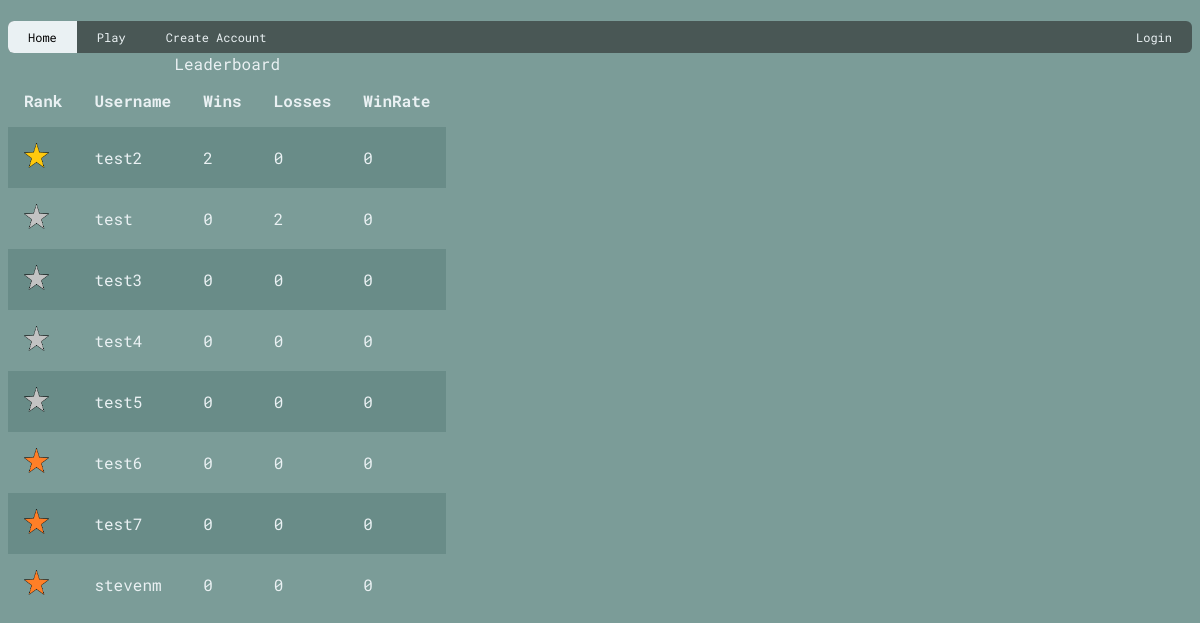
Before: / with the older database file.
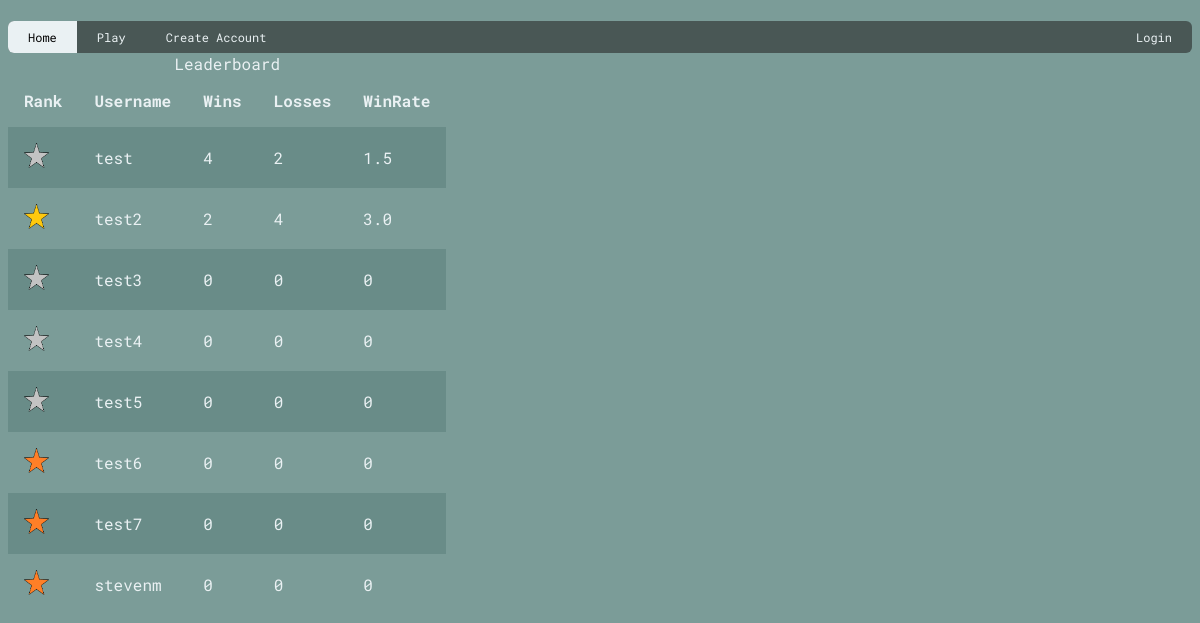
After: the same page with the newer database file.
### models.py (models this page shows)
class user_to_picture(db.Model):
    __tablename__ = 'user_to_picture'
    user_to_pictureId = db.Column(db.Integer, primary_key=True)
    userId = db.Column(db.Integer, db.ForeignKey('user.userId'))
    pictureId = db.Column(db.Integer, db.ForeignKey('rank_pictures.pictureId'))

class rank_pictures(db.Model):
    __tablename__ = 'rank_pictures'
    pictureId = db.Column(db.Integer, primary_key=True)
    pictureRef = db.Column(db.String)

class users(db.Model):
    __tablename__ = 'user'
    userId = db.Column(db.Integer, primary_key = True)
    username = db.Column(db.String)
    password = db.Column(db.String)
    gamesWon = db.Column(db.Integer)
    gamesLost = db.Column(db.Integer)
    sessionId = db.Column(db.Integer)

### main.py (the view)
@app.route('/')
def home():
    users = (models.users.query.order_by(models.users.gamesWon.desc()).all()) # all users ordered by games won in descending order
    length = len(users)
    upper_split = int((length/100) * 20)
    lower_split = int((length/100) * 70)
    upper_quart = users[:(upper_split)]
    middle_quart = users[(upper_split):(lower_split)]
    lower_quart = users[(lower_split):]
    print(upper_quart, middle_quart, lower_quart)
    for user in upper_quart:
        upper_user = models.user_to_picture.query.filter(models.user_to_picture.userId == user.userId).first()
        upper_user.pictureId = 1
    for user in middle_quart:
        middle_user = models.user_to_picture.query.filter(models.user_to_picture.userId == user.userId).first()
        middle_user.pictureId = 2
    for user in lower_quart:
        lower_user = models.user_to_picture.query.filter(models.user_to_picture.userId == user.userId).first()
        lower_user.pictureId = 3
    db.session.commit()
    user_ranks = models.user_to_picture.query.all()
    gold_image = models.rank_pictures.query.filter(models.rank_pictures.pictureId == 1).first()
    silver_image = models.rank_pictures.query.filter(models.rank_pictures.pictureId == 2).first()
    bronze_image = models.rank_pictures.query.filter(models.rank_pictures.pictureId == 3).first()
    return render_template('home.html', users=users, user_ranks=user_ranks, gold_image=gold_image, silver_image=silver_image, bronze_image=bronze_image)

### main.py (called while the page is built)
@app.context_processor
def add_current_user(): # function to create a user session
    if session.get('user'): # if there is user session
        return dict(current_user = models.users.query.get(session['user']))
    return dict(current_user = None)

### templates/home.html
{% extends 'layout.html' %}
{% block body %}
<table>
    <caption>Leaderboard</caption>
    <tr>
        <th>Rank</th>
        <th>Username</th>
        <th>Wins</th>
        <th>Losses</th>
        <th>WinRate</th>
    </tr>
    {% for user in users %}
        <tr>
            {% for user_rank in user_ranks %}
                {% if user_rank.userId == user.userId %}
                    {% if user_rank.pictureId == 1 %}
                        {% set file_name = gold_image.pictureRef %}
                        <td><img src="{{url_for('static', filename=file_name)}}"  file style="width:25px;height:25px"></td>
                    {% elif user_rank.pictureId == 2 %}
                        {% set file_name = silver_image.pictureRef %}
                        <td><img src="{{url_for('static', filename=file_name)}}" style="width:25px;height:25px"></td>
                    {% elif user_rank.pictureId == 3 %}
                        {% set file_name = bronze_image.pictureRef %}
                        <td><img src="{{url_for('static', filename=file_name)}}" style="width:25px;height:25px"></td>
                    {% endif %}
                {% endif %}
            {% endfor %}
            <td>{{user.username}}</td>
            <td>{{user.gamesWon}}</td>
            <td>{{user.gamesLost}}</td>
            {% if user.gamesWon > 0 and user.gamesLost > 0 %}
                <td>{{((user.gamesWon + user.gamesLost)/user.gamesWon)|round(2)}}</td>
            {% else %}
                <td>0</td>
            {% endif %}
        </tr>
    {%endfor%}
</table>
{% endblock body %}

### templates/layout.html (shortened to what this page needs)
{% macro nav_item(text, url, extra_class) %}
<a href="{{ url }}" class="{{ extra_class }} {% if request.path == url %}active{% endif %}">{{ text }}</a>
{% endmacro %}
<!DOCTYPE html>
<html lang = 'en'>
<head>
    <link rel = 'stylesheet' href = '/static/css/style.css'>
</head>
<body>
    <div class = 'navbar' id = 'topnav'>
        {{ nav_item('Home', '/') }}
        {{ nav_item('Play', '/play')}}
        {{ nav_item('Create Account', '/createaccount') }}
        <lgn>
            {% if current_user %}
                <txt>{{('Logged in as {}'.format(current_user.username)) }}</txt>
                {{ nav_item('Logout', '/logout') }}
            {% else %}
            {{ nav_item('Login', '/login') }}
            {% endif %}
        </lgn>
    </div>
    <div class="content">
        {% block body %}
        {% endblock body %}
    </div>
</body>
</html>

### static/css/style.css (style rules this page uses)
:root { --c1: #7b9c98; --c2: #eaf1f3; --c3: #495755; --c4: 'Roboto Mono'; --c5: #698c88; }
.navbar { background-color: var(--c3); }
html { font-family: var(--c4); color: var(--c2); }
a { color: var(--c2) }
body { background-color: var(--c1); }
table { border-collapse: collapse; border-spacing: 0; width: 25%; }
th, td { text-align: left; padding: 16px; }
tr:nth-child(even) { background-color: var(--c5); }
.navbar { background-color: var(--c3); overflow: hidden; border-radius: 6px; }
.navbar a { float: left; display: block; color: var(--c2); text-align: center; padding: 8px 20px; text-decoration: none; font-size: 12px; }
.navbar a.active { background-color: var(--c2); color: black; }
lgn { float: right; }

Changed rows visible on the page:
changed users "test": gamesWon "0" → "4"; ((user.gamesWon+user.gamesLost)/user.gamesWon)|round(2) (not shown) → "1.5"; no longer shows "0"; moves up the list
changed users "test2": gamesLost "0" → "4"; ((user.gamesWon+user.gamesLost)/user.gamesWon)|round(2) (not shown) → "3.0"; no longer shows "0"
